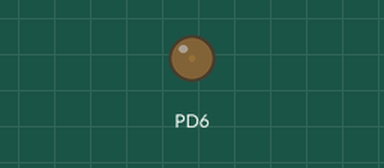
The program below on a simulated ATmega168P, built with avr-gcc and emulated at 8 MHz. Parts: output pins drawn as LEDs (lit = HIGH).

Above: at 0.05 s.
At 1.15 s:
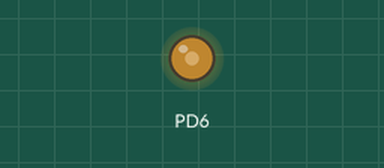
At 2.3 s:
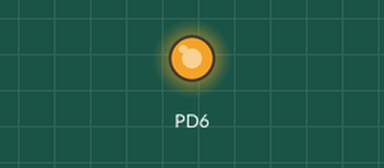
At 4.55 s:
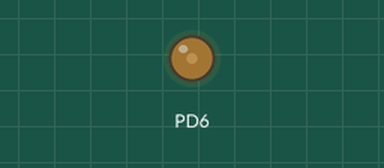
Timing chart, 0 to 6.6 s (numbered marks = the images above):
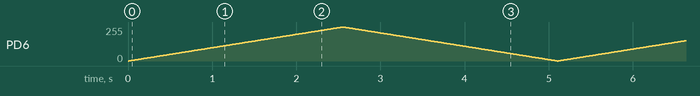

The program:

main.c
```c
/*
 * PWM.c
 *
 * Created: 2018/6/3 11:35:20
 * Author : geneLocated
 */

#include <avr/io.h>
#include <util/delay.h>

#define PWM_0A_ENABLE
#include "HAL_PWM.h"

int main(void)
{
	PWM_Init();
    while (1)
    {
		unsigned char bright = 0;
		for (; bright < 255; bright++)
		{
			PWM_0A(bright);
			_delay_ms(10);
		}
		for (; bright > 0; bright--)
		{
			PWM_0A(bright);
			_delay_ms(10);
		}
    }
}
```

HAL_PWM.h
```c
/*
 * HAL_PWM.h
 * __PLEASE DEFINE THE PINS YOU ARE GOING TO USE BEFORE YOU INCLUDE THIS FILE__
 * Example:
       #define PWM_0A_ENABLE
       #define PWM_1B_ENABLE
       #include "HAL_PWM.h"
       int main() {
           PWM_Init();
		   PWM_0A(0x32);
		   PWM_1B(0x3FFF);
       }
 * Created: 2018/6/3 12:02:35
 *  Author: geneLocated
 */


#ifndef HAL_PWM_H_
#define HAL_PWM_H_

#include <avr/io.h>


/* PWM OC0A & OC0B */
#if defined(PWM_0A_ENABLE) && defined(PWM_0B_ENABLE)
	#define _PWM_DDRD_0_SET ((1<<PORTD6)|(1<<PORTD5))
	#define _PWM_TCCR0A_SET ((1<<COM0A1)|(1<<COM0B1)|(1<<WGM00)|(1<<WGM01))
	#define _PWM_TCCR0A_CLR ((1<<COM0A0)|(1<<COM0B0))
#elif defined(PWM_0A_ENABLE)
	#define _PWM_DDRD_0_SET ((1<<PORTD6))	//OC0A
	#define _PWM_TCCR0A_SET ((1<<COM0A1)|(1<<WGM00)|(1<<WGM01))
	#define _PWM_TCCR0A_CLR ((1<<COM0A0)|(1<<COM0B0)|(1<<COM0B1))
#elif defined(PWM_0B_ENABLE)
	#define _PWM_DDRD_0_SET ((1<<PORTD5))	//OC0B
	#define _PWM_TCCR0A_SET ((1<<COM0B1)|(1<<WGM00)|(1<<WGM01))
	#define _PWM_TCCR0A_CLR ((1<<COM0A0)|(1<<COM0B0)|(1<<COM0A1))
#endif

#if defined(PWM_0A_ENABLE) || defined(PWM_0B_ENABLE)
	#define _PWM_0_INIT() {\
		DDRD |= _PWM_DDRD_0_SET;\
		TCCR0A |= _PWM_TCCR0A_SET;\
		TCCR0A &= ~_PWM_TCCR0A_CLR;\
		TCCR0B |= (1<<CS00);\
		TCCR0B &= ~((1<<CS02)|(1<<CS01));\
	}
#else
	#define _PWM_0_INIT() {}
#endif


/* PWM OC2A & OC2B */
#if defined(PWM_2A_ENABLE) && defined(PWM_2B_ENABLE)
	#define _PWM_DDRD_2_SET ((1<<PORTD3))	//OC2B
	#define _PWM_DDRB_2_SET ((1<<PORTB3))	//OC2A
	#define _PWM_TCCR2A_SET ((1<<COM2A1)|(1<<COM2B1)|(1<<WGM20)|(1<<WGM21))
	#define _PWM_TCCR2A_CLR ((1<<COM2A0)|(1<<COM2B0))
#elif defined(PWM_2A_ENABLE)
	#define _PWM_DDRD_2_SET (0)
	#define _PWM_DDRB_2_SET ((1<<PORTB3))	//OC2A
	#define _PWM_TCCR2A_SET ((1<<COM2A1)|(1<<WGM20)|(1<<WGM21))
	#define _PWM_TCCR2A_CLR ((1<<COM2A0)|(1<<COM2B0)|(1<<COM2B1))
#elif defined(PWM_2B_ENABLE)
	#define _PWM_DDRD_2_SET ((1<<PORTD3))	//OC2B
	#define _PWM_DDRB_2_SET (0)
	#define _PWM_TCCR2A_SET ((1<<COM2B1)|(1<<WGM20)|(1<<WGM21))
	#define _PWM_TCCR2A_CLR ((1<<COM2A0)|(1<<COM2B0)|(1<<COM2A1))
#endif

#if defined(PWM_2A_ENABLE) || defined(PWM_2B_ENABLE)
	#define _PWM_2_INIT() {\
		DDRD |= _PWM_DDRD_2_SET;\
		DDRB |= _PWM_DDRB_2_SET;\
		TCCR2A |= _PWM_TCCR2A_SET;\
		TCCR2A &= ~_PWM_TCCR2A_CLR;\
		TCCR2B |= (1<<CS20);\
		TCCR2B &= ~((1<<CS22)|(1<<CS21));\
	}
#else
	#define _PWM_2_INIT() {}
#endif


/* PWM OC1A & OC1B */
#if defined(PWM_1A_ENABLE) && defined(PWM_1B_ENABLE)
	#define _PWM_DDRB_1_SET ((1<<PORTB1)|(1<<PORTB2))
	#define _PWM_TCCR1A_SET ((1<<COM1A1)|(1<<COM1B1)|(1<<WGM10)|(1<<WGM11))
	#define _PWM_TCCR1A_CLR ((1<<COM1A0)|(1<<COM1B0))
#elif defined(PWM_1A_ENABLE)
	#define _PWM_DDRB_1_SET ((1<<PORTB1))	//OC1A
	#define _PWM_TCCR1A_SET ((1<<COM1A1)|(1<<WGM10)|(1<<WGM11))
	#define _PWM_TCCR1A_CLR ((1<<COM1A0)|(1<<COM1B0)|(1<<COM1B1))
#elif defined(PWM_1B_ENABLE)
	#define _PWM_DDRB_1_SET ((1<<PORTB2))	//OC1B
	#define _PWM_TCCR1A_SET ((1<<COM1B1)|(1<<WGM10)|(1<<WGM11))
	#define _PWM_TCCR1A_CLR ((1<<COM1A0)|(1<<COM1B0)|(1<<COM1A1))
#endif

#if defined(PWM_1A_ENABLE) || defined(PWM_1B_ENABLE)
	#define _PWM_1_INIT() {\
		DDRB |= _PWM_DDRB_1_SET;\
		TCCR1A |= _PWM_TCCR1A_SET;\
		TCCR1A &= ~_PWM_TCCR1A_CLR;\
		TCCR1B |= (1<<CS10);\
		TCCR1B &= ~((1<<CS12)|(1<<CS11));\
	}
#else
	#define _PWM_1_INIT() {}
#endif


/*
 * Enable PWM.
 * __PLEASE DEFINE THE PINS YOU ARE GOING TO USE BEFORE YOU INCLUDE THIS FILE__
 * Example:
       #define PWM_0A_ENABLE
       #define PWM_1B_ENABLE
       #include "HAL_PWM.h"
       int main() {
           PWM_Init();
		   PWM_0A(0x32);
		   PWM_1B(0x3FFF);
       }
 */
#define PWM_Init() {\
	_PWM_0_INIT()\
	_PWM_2_INIT()\
	_PWM_1_INIT()\
}

#ifdef PWM_0A_ENABLE
	/* Write PWM value to OC0A (PD6) */
	#define PWM_0A(v) { OCR0A = v; }
#endif
#ifdef PWM_0B_ENABLE
	/* Write PWM value to OC0B (PD5) */
	#define PWM_0B(v) { OCR0B = v; }
#endif
#ifdef PWM_2A_ENABLE
	/* Write PWM value to OC2A (PB3) */
	#define PWM_2A(v) { OCR2A = v; }
#endif
#ifdef PWM_2B_ENABLE
	/* Write PWM value to OC2B (PD3) */
	#define PWM_2B(v) { OCR2B = v; }
#endif
#ifdef PWM_1A_ENABLE
	/* Write PWM value to OC1A (PB1) */
	#define PWM_1A(v) { OCR1A = v; }
#endif
#ifdef PWM_1B_ENABLE
	/* Write PWM value to OC1B (PB2) */
	#define PWM_1B(v) { OCR1B = v; }
#endif

#endif /* HAL_PWM_H_ */
```
